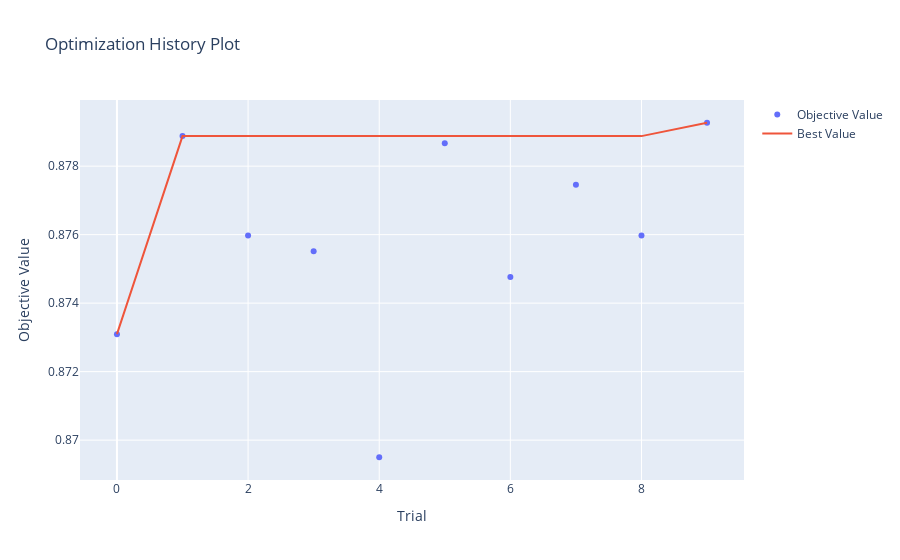

Notebook source saved alongside this figure:
### Code cell
vis.plot_optimization_history(study)

### Figure 1 — Plotly figure (JSON) as saved in the notebook; plotly's stock layout.template omitted (floating-point values rounded to 4 significant figures)
{"data": [{"mode": "markers", "name": "Objective Value", "type": "scatter", "x": [0, 1, 2, 3, 4, 5, 6, 7, 8, 9], "y": [0.8731, 0.8789, 0.876, 0.8755, 0.8695, 0.8787, 0.8748, 0.8775, 0.876, 0.8793]}, {"mode": "lines", "name": "Best Value", "type": "scatter", "x": [0, 1, 2, 3, 4, 5, 6, 7, 8, 9], "y": [0.8731, 0.8789, 0.8789, 0.8789, 0.8789, 0.8789, 0.8789, 0.8789, 0.8789, 0.8793]}, {"marker": {"color": "#cccccc"}, "mode": "markers", "name": "Infeasible Trial", "showlegend": false, "type": "scatter", "x": [], "y": []}], "layout": {"title": {"text": "Optimization History Plot"}, "xaxis": {"title": {"text": "Trial"}}, "yaxis": {"title": {"text": "Objective Value"}}}}
